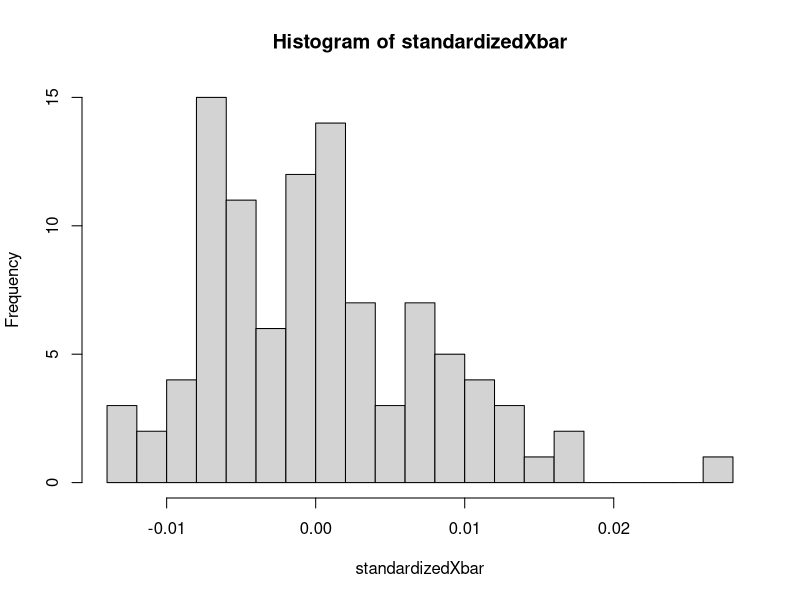

Recreate this plot in R.
## ---- chunk 1
knitr::opts_chunk$set(echo = TRUE)
## ---- chunk 2
data <- c(79.3, 75.1,78.2, 74.1, 73.9, 75.0, 77.6,
          77.3, 73.8, 74.6, 75.5, 74.0, 74.7, 75.9,
          72.9, 73.8, 74.2, 78.1, 75.4, 76.3, 75.3,
          76.2, 74.9, 78.0, 75.1, 76.8)
summary(data)
var(data)
sd(data)
## ---- chunk 3
Xbar <- vector()
for (i in 1:100){
  randX <- rexp(50, 2)
  Xbar <- append(Xbar, mean(randX))
}

# Theoretical mean is 0.5
mean(Xbar)
# Theoretical variance is 0.25
var(Xbar) * 50



standardizedXbar <- vector()
for (i in 1:100){
  stX <- (Xbar[i] - 0.5)/10
  standardizedXbar <- append(standardizedXbar, stX)
}
hist(standardizedXbar, breaks = 15 )

